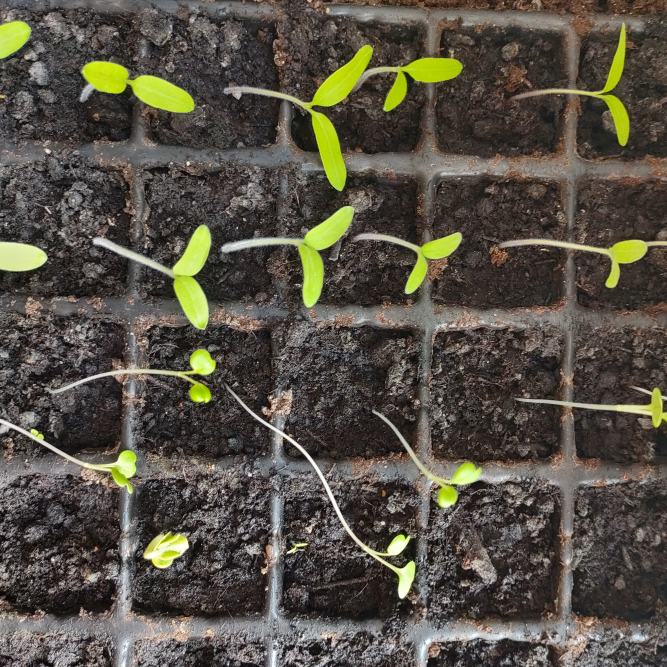
#> input picture testing/exampleImages/closeup.jpg, 2000 x 2001 px (shown at 1/3 size)
$ python -i file_handler.py   (imports and definitions only)
#> lines starting #> are read from the running program, lines starting #| are printed output that depends on the picture
'''
Module for importing images and exporting csv files
'''

import image_correction
import cv2 as cv
from exif import Image
import logging
from datetime import datetime, timedelta
from plant import Plant
import numpy as np

def load_image(path):
    '''
    Loads the image with the path path
    Parameters:
        path (String): path of the image
    Returns:
        image : numpy array containing the image data
        timestamp (datetime): timestamp of when the picture was taken
    '''
#> called with path = '../testing/exampleImages/closeup.jpg'
    image = cv.imread(path)
#> image is the input picture: shape (2001, 2000, 3); mean B, G, R 70.1, 81.3, 86.3
    image = cv.cvtColor(image, cv.COLOR_BGR2RGB)
    image = cv.rotate(image, cv.ROTATE_90_CLOCKWISE)
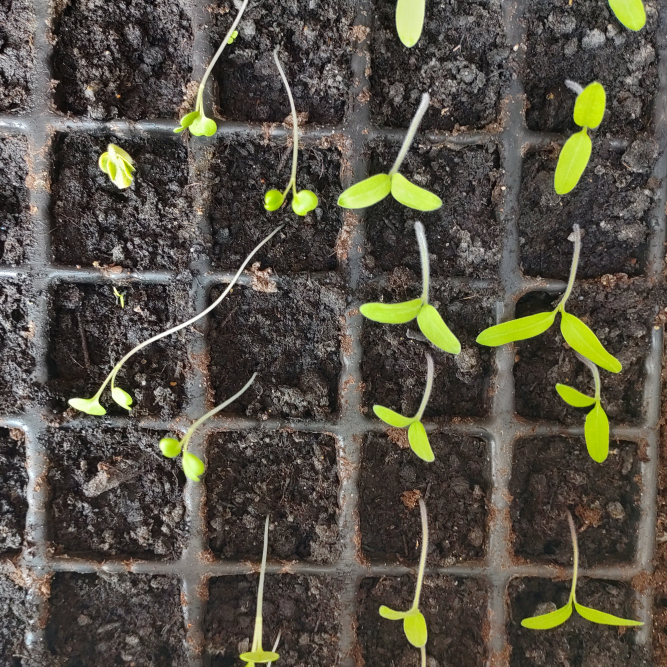
#> image: shape (2000, 2001, 3) (shown at 1/3 size); mean R, G, B 86.3, 81.3, 70.1
    w, h = image.shape[:2]
#> w = 2000; h = 2001
    image = cv.resize(image, (h//2, w//2), interpolation= cv.INTER_LINEAR)
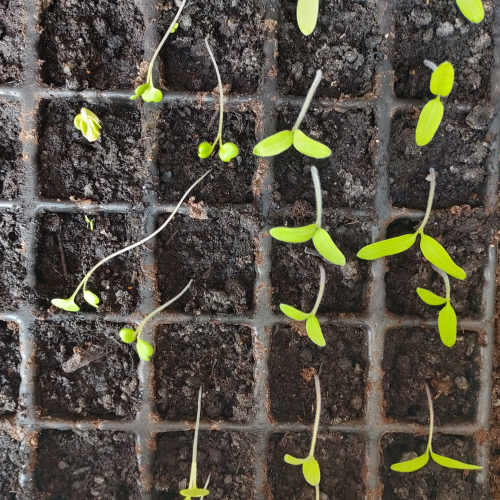
#> image: shape (1000, 1000, 3) (shown at 1/2 size); mean R, G, B 86.2, 81.2, 70
    logging.debug(f"Loaded image: {path}")
    return image, timestamp(path)

def timestamp(path):
    '''
    Reads the datetime from the image exif data.

    Parameters:
        path (String): path of the image
    Returns:
        datetime (datetime): time when the picture was taken
    '''
    date_format = '%Y:%m:%d %H:%M:%S'

    with open(path, 'rb') as image_file:
#> (the run stopped early here; a loop or call above may not have finished)

$ run again, on testing/exampleImages/seedling1.jpg
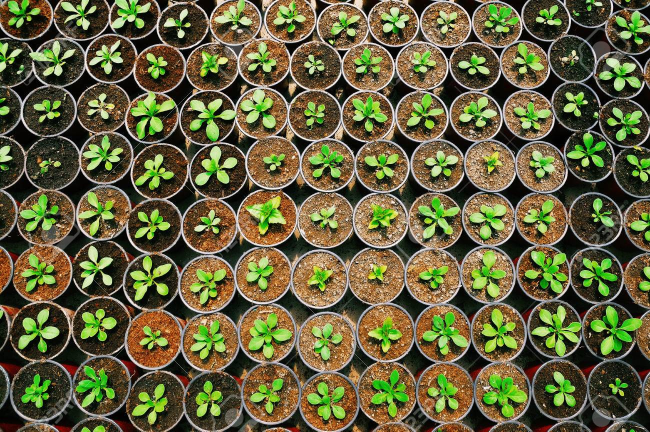
#> input picture testing/exampleImages/seedling1.jpg, 1300 x 863 px (shown at 1/2 size)
#> in load_image, image is the input picture: shape (863, 1300, 3); mean B, G, R 61.8, 98.3, 101.1
#> in load_image, `image = cv.rotate(image, cv.ROTATE_90_CLOCKWISE)`:
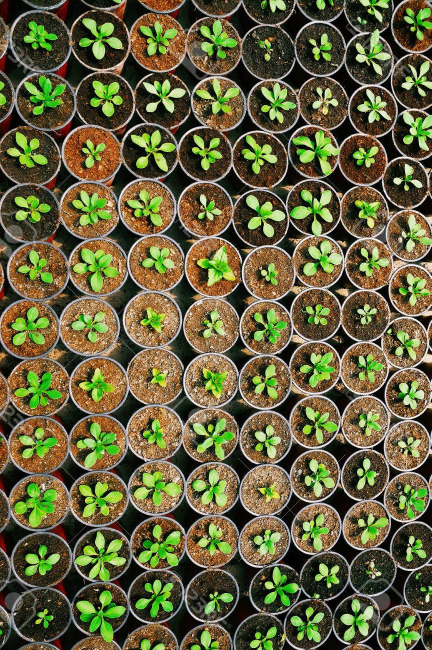
#> image: shape (1300, 863, 3) (shown at 1/2 size); mean R, G, B 101.1, 98.3, 61.8
#> in load_image, `image = cv.resize(image, (h//2, w//2), interpolation= cv.INTER_LINEAR)`:
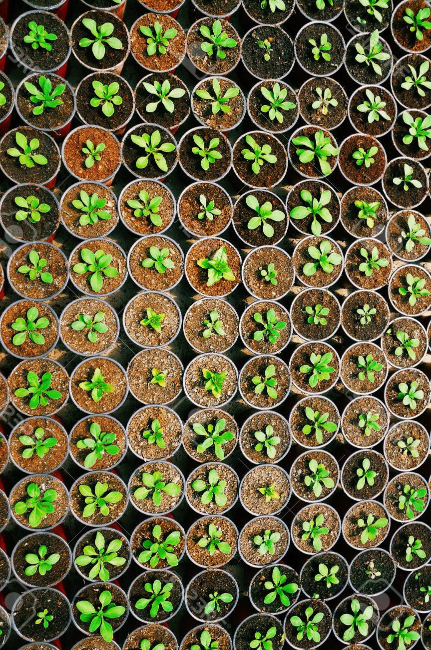
#> image: shape (650, 431, 3); mean R, G, B 101, 98.2, 61.7

$ run again, on testing/exampleImages/seedling3.jpg
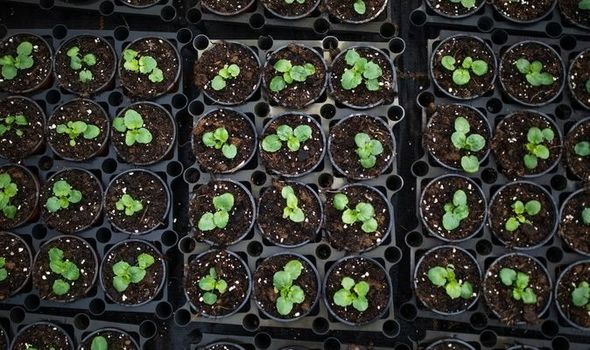
#> input picture testing/exampleImages/seedling3.jpg, 590 x 350 px
#> in load_image, image is the input picture: shape (350, 590, 3); mean B, G, R 45, 53, 51.2
#> in load_image, `image = cv.rotate(image, cv.ROTATE_90_CLOCKWISE)`:
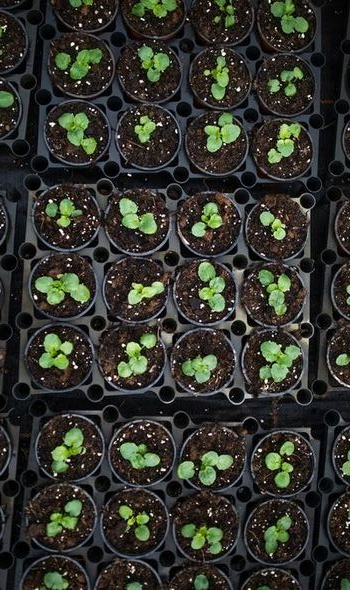
#> image: shape (590, 350, 3); mean R, G, B 51.2, 53, 45
#> in load_image, `image = cv.resize(image, (h//2, w//2), interpolation= cv.INTER_LINEAR)`:
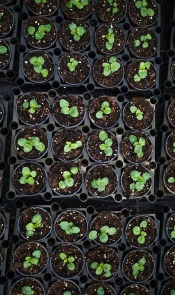
#> image: shape (295, 175, 3); mean R, G, B 51.3, 53.1, 45.1
